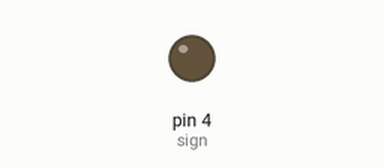
Bench run of a sketch on a simulated Arduino Uno, built with avr-gcc and run on an emulated ATmega328P. On the bench: output pins drawn as LEDs (lit = HIGH).

Above: at 1.0 s.
At 7.0 s:
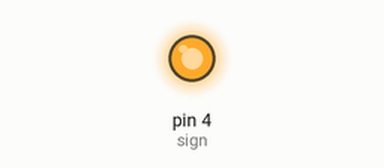
Timing chart, 0 to 15.6 s (numbered marks = the images above):
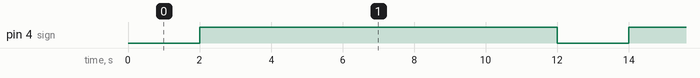

Measured:
- by itself, pin 4 (sign): alternates HIGH for 10.0 s and LOW for 2.0 s

The sketch:

NanoCtrlRelay.ino
```cpp
int sign= 4;
void setup(){
 pinMode(sign, OUTPUT);
}

void loop(){
  delay(2000);
  digitalWrite(sign, HIGH);
  delay(10000);
  digitalWrite(sign, LOW);
}
```
